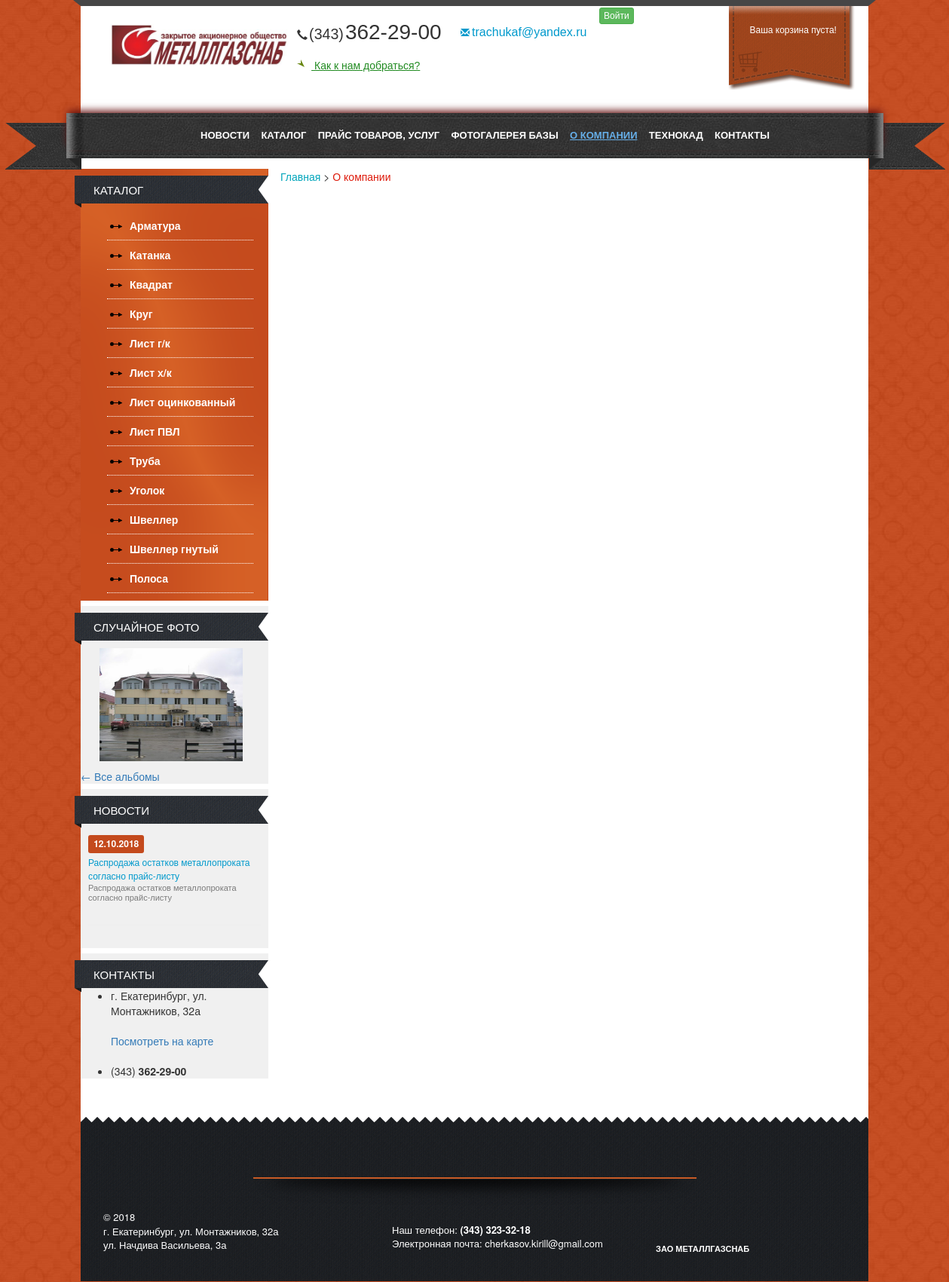
The page /about/ on the database its author committed.
### mainapp/models.py (models this page shows, shortened)
class TopMenu(models.Model):
    name = models.CharField(max_length=32, verbose_name="Наименовение")
    slug = models.SlugField(unique=True, verbose_name="Ссылка")
    visible = models.BooleanField(default=True, verbose_name="Видимость")
    desc = HTMLField(blank=True, null=True, verbose_name="Наполнение")
    image = models.ImageField(blank=True, null=True, verbose_name="Изображение")
    system = models.BooleanField(default=False, verbose_name="Системное")

class Organization(models.Model):
    logo = models.ImageField(upload_to='logo', verbose_name="Логотип")
    desc = HTMLField(verbose_name="О компании", blank=True, null=True)
    phone = models.CharField(max_length=64, blank=True, null=True, verbose_name="Телефон")
    phone_prefix = models.CharField(max_length=10, blank=True, null=True, verbose_name="Код города")
    email = models.CharField(max_length=256, blank=True, null=True, verbose_name="Электронная почта")
    contact_text = models.CharField(max_length=128, blank=True, null=True, verbose_name="Контактный текст")
    footer_email = models.EmailField(blank=True, null=True, verbose_name="Email в футере")
    footer_desc = models.TextField(blank=True, null=True, verbose_name="Описание в футере")
    footer_phone = models.CharField(max_length=64, blank=True, null=True, verbose_name="Телефон в футере")
    name = models.CharField(max_length=64, blank=True, null=True, verbose_name="Наименование")
    main_page_desc = HTMLField(blank=True, null=True, verbose_name="Текст внизу на главной странице")

class Category(models.Model):
    name = models.CharField(max_length=128, unique=True, verbose_name="Наименование")
    desc = HTMLField(blank=True, null=True, verbose_name="Описание")
    image = models.ImageField(upload_to='category', blank=True, null=True, verbose_name="Изображение")
    related = models.ManyToManyField('self', blank=True, verbose_name="Сопутствующие категории")
    is_active = models.BooleanField(blank=True, default=True, verbose_name='Активна')

class PhotoImage(models.Model):
    album = models.ForeignKey(PhotoAlbum, verbose_name="Альбом", on_delete=models.CASCADE,  blank=True, null=True)
    image = models.ImageField(verbose_name="Изображение", upload_to='album')
    desc = HTMLField(blank=True, null=True, verbose_name="Описание")
    name = models.CharField(max_length=128, verbose_name="Наименовение", blank=True, null=True)
    visible = models.BooleanField(default=True, verbose_name="Видимость")

class News(models.Model):
    name = models.CharField(max_length=256, verbose_name="Наименовение")
    desc = HTMLField(verbose_name="Содержание")
    date = models.DateTimeField(auto_now_add=True, blank=True)

### mainapp/views.py (the view)
# urls.py: path('about/', list_organization),
def about(request):
    context = get_common_context()
    context['breadcrumbs'].append(BreadCrumb('О компании', 'about'))
    context['page'] = 'about'
    return render(request, 'about.html', context)

### mainapp/views.py (called while the page is built)
def get_common_context():
    categories = Category.objects.all()
    menu_list = TopMenu.objects.all()
    breadcrumbs = [
        BreadCrumb('Главная', '/')
    ]
    organization = Organization.objects.all()[0]
    news = News.objects.all().order_by('date')
    if news:
        news = news[:1][0]
    album = random.choice(PhotoAlbum.objects.all())
    photo = random.choice(PhotoImage.objects.filter(album=album))
    return {'organization': organization, 'menu_list': menu_list, 'categories': categories, 'news': news,
            'random_photo': photo, 'breadcrumbs': breadcrumbs}

### templates/about.html (shortened to what this page needs)
{% extends 'base.html' %}
{% load staticfiles %}

### templates/base.html (shortened to what this page needs)
{% load staticfiles %}
<!DOCTYPE html>
<html lang="en">
<head>
    {% block styles %}
        <link rel="stylesheet" href="{% static "css/base.css" %}"/>
        <link rel="stylesheet" href="{% static "css/bootstrap.css" %}"/>
        <link rel="stylesheet" href="{% static "css/bootstrap3.css" %}"/>
    {% endblock %}
</head>
<body>
<div class="wrap">
    <div class="header">
        <div class="header-topper">
            <span class="lside"></span>
            <span class="rside"></span>
        </div>
        <div class="main_menu">
            <div class="bg">
                <span class="lside"></span>
                <div class="aligner">
                    <ul>
                        {% for menu in menu_list %}
                            {% if menu.visible %}
                                <li>
                                    <a href="/{{ menu.slug }}/"
                                       class="{% if page == menu.slug %}active{% endif %}">{{ menu.name|upper }}</a>
                                </li>
                            {% endif %}
                        {% endfor %}
                    </ul>
                </div>
                <span class="rside"></span>
            </div>
        </div>
        <div class="aligner">
            <div class="bg">
                <div class="header-blocks">
                    <div class="item first">
                            <span>
                                <div class="logo">
                                    <a href="/">
                                        <img alt="MGS" src="{{ organization.logo.url }}"/>
                                    </a>
                                </div>
                            </span>
                    </div>
                    <div class="item second">
                            <span>
                                <div class="head-text">
                                    <span class="glyphicon glyphicon-earphone"></span><span>({{ organization.phone_prefix }})</span>{{ organization.phone }}
                                </div>
                                <br/>
                                <div>
                                    <a href="/contact/">
                                        <i class="ico ico-navigate"></i>
                                        {{ organization.contact_text|capfirst }}
                                    </a>
                                </div>
                            </span>
                    </div>
                    <div class="item third">
                            <span>
                                <div class="email">
                                    <a class="blue" href="mailto:{{ organization.email }}">
                                        <span class="glyphicon glyphicon-envelope"
                                              style="font-size: 12px; margin-right: 3px;"></span>{{ organization.email }}
                                    </a>
                                </div>
                            </span>
                    </div>
                    <div class="item fourth" style="width: 264px">
                        {% if not user.is_authenticated %}
                            <a href="/user/login/">
                                <button type="button" id="login" class="btn btn-success btn-xs">
                                    Войти
                                </button>
                            </a>
                        {% endif %}
                    </div>
                    <div class="item last" id="header-card">
                            <span style="padding-left: 15px;">
                                <div class="box cart_box">
                                    <div class="basket">
                                        Ваша корзина пуста!
                                    </div>
                                </div>
                            </span>
                    </div>
                </div>
            </div>
        </div>
    </div>
    <div class="bgr">
        <div class="aligner">
            <div class="main">
                <aside class="left">
                    <div class="box catalog">
                        <div class="title">
                            <span><a href="/catalog/">Каталог</a></span>
                        </div>
                        <div class="inner">
                            <ul class="menu">
                                {% for category in categories %}
                                    <li><span><a
                                            href="/category/{{ category.id }}">{{ category.name | capfirst }}</a></span>
                                    </li>
                                {% endfor %}
                            </ul>
                        </div>
                    </div>
                    <div class="box">
                        <div class="title">
                            <span>Случайное фото</span>
                        </div>
                        <div class="inner">
                            <div class="imgitem ib"><a
                                    href="{{ random_photo.image.url }}"
                                    class="popup" rel="gallery"><img alt="{{ random_photo.image.name }}"
                                                                     src="{{ random_photo.image.url }}">
                            </a></div>
                        </div>
                        <a href="/gallery/">← Все альбомы</a></div>
                    <div class="box news">
                        <div class="title">
                            <span><a href="/news/" style="color:inherit;">Новости</a></span>
                        </div>
                        <div class="inner">
                            <div class="news">
                                <div class="item">
                                    <div class="txt">
                                        <div class="date"><span style="font-size: 12px;"
                                                                class="label label-styled">{{ news.date|date:"d.m.Y" }}</span>
                                        </div>
                                        <a href="/news/{{ news.id }}">{{ news.name }}</a>
                                        <div class="desc">{{ news.desc | safe }}</div>
                                    </div>
                                </div>
                                <hr class="double dotted">
                            </div>
                        </div>
                    </div>
                    <section class="box contact">
                        <div class="title">
                            <a href="/contact/"><span>Контакты</span></a>
                        </div>
                        <div>
                            <ul>
                                <li class="icon adress">
                                    <span>
				<div>г. Екатеринбург, ул. Монтажников, 32а
                    </div>
				<br>
				<a href="/contact/">Посмотреть на карте</a>
			</span>
                                </li>
                                <br>
                                <li class="icon phone">
                                    <span><span>(343)</span><strong> 362-29-00</strong></span>
                                </li>
                            </ul>
                        </div>
                    </section>
                </aside>
                <div id="center">
                    {% block breadcrumbs %}
                        <div class="breadcrumbs">
                            {% for crumb in breadcrumbs %}
                                <a href="{{ crumb.href }}"
                                   {% if forloop.counter == breadcrumbs|length %}class="active"{% endif %}>{{ crumb.name|capfirst }}</a>
                                {% if forloop.counter != breadcrumbs|length %}&gt;{% endif %}
                            {% endfor %}
                        </div>
                    {% endblock %}
                </div>
            </div>
        </div>
    </div>
    <div class="spacer"></div>
    <div class="footer">
        <div class="bgr">
            <div class="inner">
                <div class="aligner">
                    <div class="shadow"></div>
                    <div class="footer-left">&copy; {% now "Y" %}<br/>{{ organization.footer_desc|safe }}</div>
                    <div class="footer-center">Наш телефон:
                        <b>({{ organization.phone_prefix }}) {{ organization.footer_phone }}</b><br/>
                        Электронная почта: <a
                                href="mailto:{{ organization.footer_email }}">{{ organization.footer_email }}</a>
                    </div>
                    <div class="footer-sticker"></div>
                    <div class="footer-create"><b><a href="/">{{ organization.name | upper }}</a></b>
                    </div>
                </div>
            </div>
        </div>
    </div>
</div>
</body>
</html>

### rows shown on the page
TopMenu: name "НОВОСТИ"
TopMenu: name "КАТАЛОГ"
TopMenu: name "ПРАЙС ТОВАРОВ, УСЛУГ"
TopMenu: name "ФОТОГАЛЕРЕЯ БАЗЫ"
TopMenu: name "О КОМПАНИИ"
TopMenu: name "ТЕХНОКАД"
TopMenu: name "КОНТАКТЫ"
Organization: logo (picture), phone_prefix "343", phone "362-29-00", contact_text "Как к нам добраться?", email "trachukaf@yandex.ru", footer_desc "г. Екатеринбург, ул. Монтажников, 32а ул. Начдива Васильева, 3а", footer_phone "323-32-18", footer_email "cherkasov.kirill@gmail.com", name "ЗАО МЕТАЛЛГАЗСНАБ"
Category: name "Арматура"
Category: name "Катанка"
Category: name "Квадрат"
Category: name "Круг"
Category: name "Лист г/к"
Category: name "Лист х/к"
Category: name "Лист оцинкованный"
Category: name "Лист ПВЛ"
Category: name "Труба"
Category: name "Уголок"
Category: name "Швеллер"
Category: name "Швеллер гнутый"
Category: name "Полоса"
PhotoImage: image.name (picture)
News: date "12.10.2018", name "Распродажа остатков металлопроката согласно прайс-листу", desc "Распродажа остатков металлопроката согласно прайс-листу"

### other values the page prints
{{ crumb.name|capfirst }} "Главная" "О компании"
